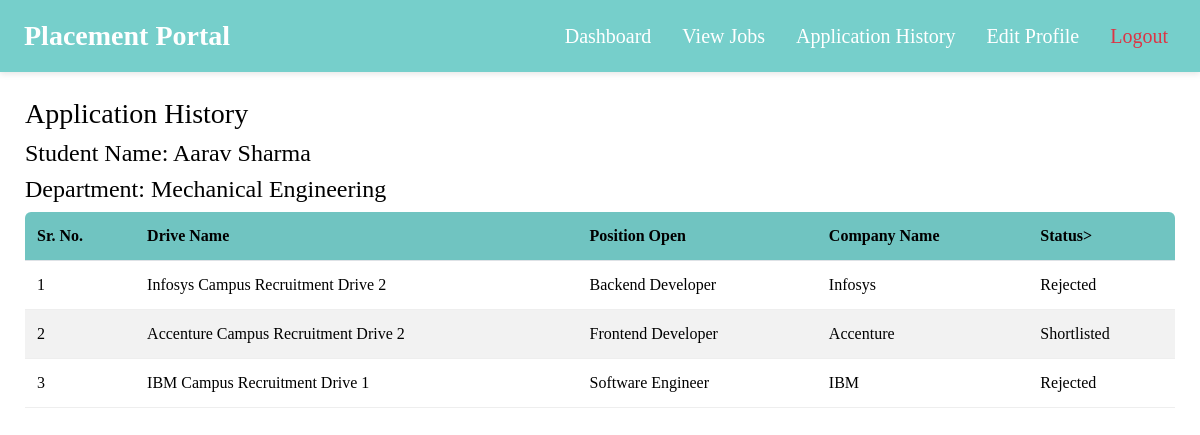
The app's page /student/1/viewHistory (signed in) with its own data.
### models.py (models this page shows)
class Student(db.Model):
    __tablename__ = "students"
    studentId = db.Column(db.Integer,autoincrement = True, primary_key = True )
    userId = db.Column(db.Integer, db.ForeignKey("users.userId"), nullable = False)
    name = db.Column(db.String, nullable = False)
    contactNumber = db.Column(db.Integer , nullable = False)
    department = db.Column(db.String, nullable = False)
    resume = db.Column(db.String, nullable = False)
    experience = db.Column(db.String, nullable = False)
    skills = db.Column(db.String, nullable = False)
    user = db.relationship('User', back_populates = "student")
    applications = db.relationship('Application', back_populates = "student", lazy = True, cascade = "all, delete-orphan")

class Application(db.Model):
    __tablename__ = "applications"
    applicationId = db.Column(db.Integer, autoincrement = True , primary_key = True)
    studentId = db.Column(db.Integer, db.ForeignKey("students.studentId"))
    jobId  = db.Column(db.Integer, db.ForeignKey("jobpositions.jobId"))
    status = db.Column(db.String, default = "Applied", nullable = False)
    appliedOn = db.Column(db.DateTime, default = datetime.utcnow)
    student = db.relationship('Student', back_populates = "applications")
    job = db.relationship('JobPosition', back_populates = 'applications')
    placement = db.relationship('Placement', back_populates = "application" , uselist = False, cascade = "all, delete-orphan")

class JobPosition(db.Model):
    __tablename__ = "jobpositions"
    jobId = db.Column(db.Integer, primary_key = True, autoincrement = True)
    companyId = db.Column(db.Integer, db.ForeignKey("companies.companyId"), nullable = False)
    driveName = db.Column(db.String, nullable = False)
    positionOpen= db.Column(db.String, nullable = False)
    description = db.Column(db.String, nullable = False)
    skillsRequired = db.Column(db.String, nullable = False)
    experienceRequired = db.Column(db.String, nullable = False)
    deadline = db.Column(db.DateTime, nullable = False)
    active = db.Column(db.Boolean, default = True, nullable = False)
    salary = db.Column(db.String, nullable = False)
    location = db.Column(db.String, nullable = False)
    company = db.relationship('Company', back_populates = "jobs")
    applications = db.relationship('Application', back_populates = 'job', lazy = True, cascade = "all, delete-orphan")

class Company(db.Model):
    __tablename__ = "companies"
    companyId = db.Column(db.Integer, autoincrement = True, primary_key = True)
    userId = db.Column(db.Integer, db.ForeignKey("users.userId"), nullable = False)
    companyName = db.Column(db.String, nullable = False)
    industry = db.Column(db.String, nullable = False)
    description = db.Column(db.String, nullable = False)
    companyEmail = db.Column(db.String,nullable = False)
    approved = db.Column(db.Boolean, default = False, nullable = False)
    jobs = db.relationship('JobPosition', back_populates = "company", lazy = True, cascade = "all, delete-orphan")
    user = db.relationship('User', back_populates = "company")

### app.py (the view)
@app.route('/student/<int:studentId>/viewHistory')
@role_required('Student')
def viewHistory(studentId):
    applications = Application.query.filter_by(studentId = studentId).all()
    student = Student.query.filter_by(studentId = studentId).first()
    return render_template('./student/viewHistory.html', student = student, applications = applications)

### app.py (called while the page is built)
@loginManager.user_loader
def load_user(userId):
    return db.session.get(User, int(userId))

def role_required(role):
    def wrapper(func):
        @wraps(func)
        @login_required
        def decorated_function(*args, **kwargs):
            if current_user.role != role:
                abort(403)
            if current_user.active != True:
                flash("Waiting Admin Approval!", "danger")
            return func(*args,**kwargs)
        return decorated_function
    return wrapper

### templates/student/viewHistory.html (shortened to what this page needs)
<!DOCTYPE html>
<html>
    <head>
        <link href="https://cdn.jsdelivr.net/npm/bootstrap@5.3.3/dist/css/bootstrap.min.css" rel="stylesheet">
        <link rel="stylesheet" href="../../static/css/style.css">
    </head>
    <body>
                    <nav class="navbar navbar-expand-lg px-4">
        <a class="navbar-brand" href="{{ url_for('showStudentDashboard', studentId = student.studentId ) }}">Placement Portal</a>
        <div class="collapse navbar-collapse">
            <ul class="navbar-nav ms-auto">
                <li class = "nav-item">
                    <a class = "nav-link" href = "{{ url_for('showStudentDashboard', studentId = student.studentId ) }}">Dashboard</a>
                </li>
                <li class = "nav-item">
                    <a class = "nav-link" href = "{{ url_for('viewJobs', studentId = student.studentId) }}">View Jobs</a>
                </li>
                <li class = "nav-item">
                    <a class = "nav-link" href = "{{ url_for('viewHistory', studentId = student.studentId) }}">Application History</a>
                </li>
                <li class = "nav-item">
                    <a class = "nav-link" href = "{{ url_for('editProfile', studentId = student.studentId) }}">Edit Profile</a>
                </li>
                <li class = "nav-item">
                    <a class = "nav-link text-danger" href = "{{ url_for('logout') }}">Logout</a>
                </li>
            </ul>
        </div>
        </nav>
        <div class = "content">
        <h3>Application History</h3>
        <h4>Student Name: {{ student.name }}</h4>
        <h4> Department: {{ student.department }}</h4>
        <div class="table-container-student">
        <table class = "table table-striped">
            <tr>
                <th>Sr. No. </th>
                <th>Drive Name</th>
                <th>Position Open</th>
                <th>Company Name</th>
                <th>Status></th>
            </tr>
            {% for application in applications %}
            <tr>
                <td>{{ loop.index }}</td>
                <td>{{ application.job.driveName }}</td>
                <td>{{ application.job.positionOpen }}</td>
                <td>{{ application.job.company.companyName }}</td>
                <td>{{ application.status }}</td>
            </tr>
            {% endfor %}
        </table>
        </div>
        </div>
    </body>
</html>

### static/css/style.css (style rules this page uses)
body { font-family:'Times New Roman', Times, serif; background-image: url('../images/background.png'); background-size: cover; background-position: center; background-attachment: fixed; color: #000000; }
.navbar { position: sticky; top: 0; z-index: 1030; box-shadow: 0 2px 6px rgba(0, 0, 0, 0.1); background-color: #76cfcb; padding: 10px 20px; }
.navbar-brand { color: white; font-weight: bold; font-size: 28px; }
.nav-link { color: #ffffff; margin-left: 15px; font-size: 20px; }
.content { margin: 25px; }
.table-container-student { max-height: 1000px; overflow-y: auto; border-radius: 6px; }
.table th { background-color: #76cfcb; color: rgb(0, 0, 0); font-weight: 600; padding: 12px; text-align: left; top: 0; position: sticky; z-index: 1000; }
.table td { padding: 12px; border-bottom: 1px solid #eee; }

### records on screen
Student: name "Aarav Sharma", department "Mechanical Engineering"
Application: job.driveName "Infosys Campus Recruitment Drive 2", job.positionOpen "Backend Developer", job.company.companyName "Infosys", status "Rejected"
Application: job.driveName "Accenture Campus Recruitment Drive 2", job.positionOpen "Frontend Developer", job.company.companyName "Accenture", status "Shortlisted"
Application: job.driveName "IBM Campus Recruitment Drive 1", job.positionOpen "Software Engineer", job.company.companyName "IBM", status "Rejected"
